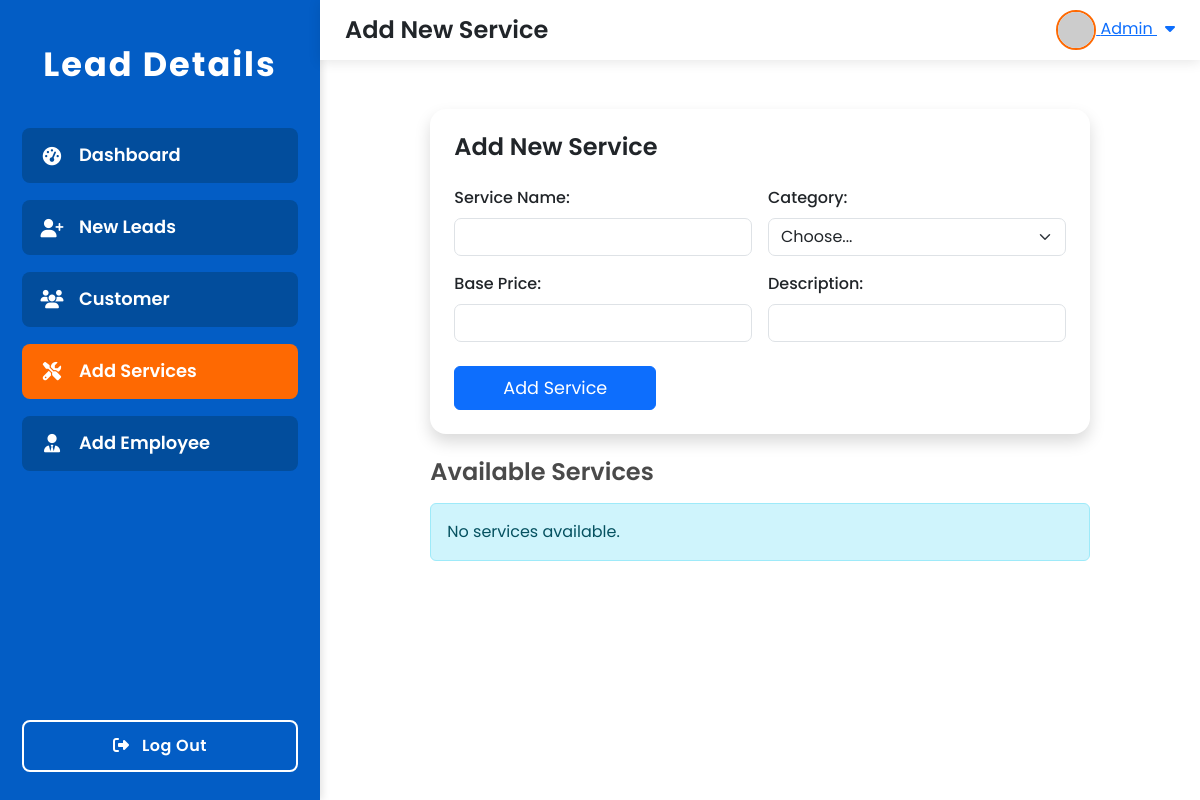
Before: /add-services/ with the older database file.
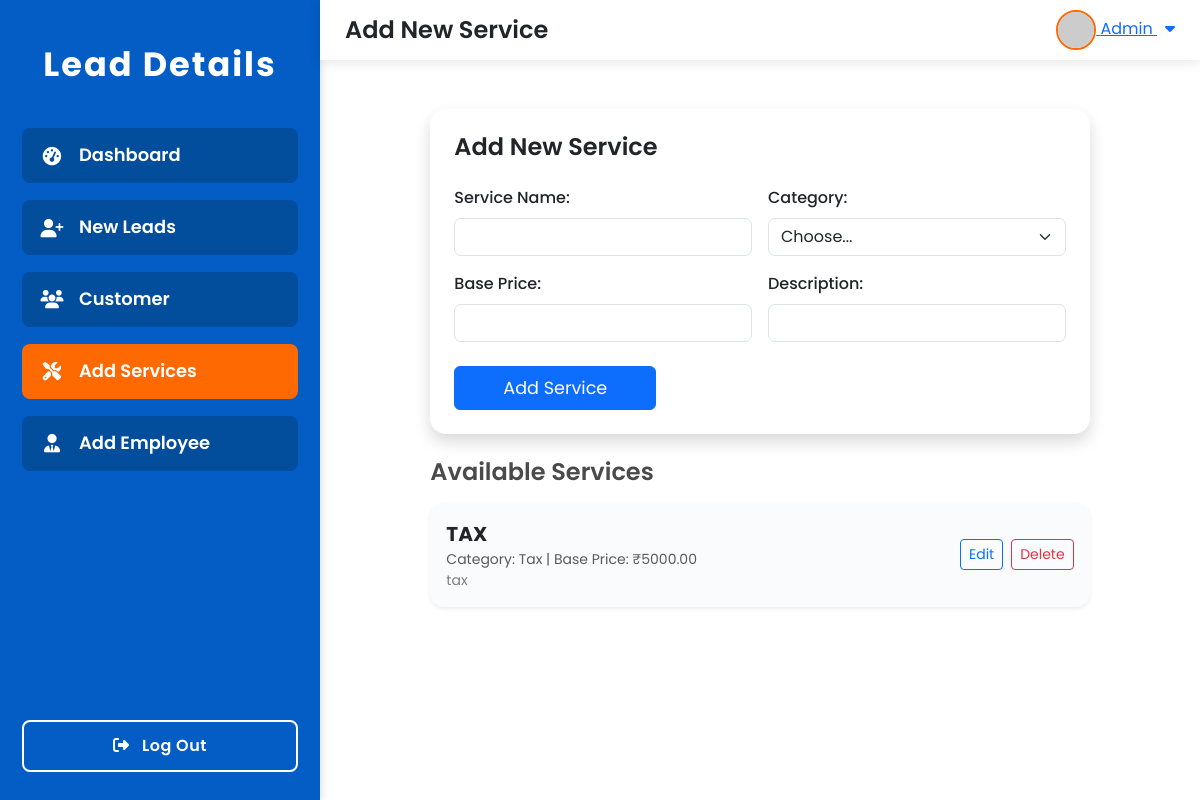
After: the same page with the newer database file.
### lead/models.py (models this page shows, shortened)
class Service(models.Model):
    CATEGORY_CHOICES = [
        ('Tax', 'Tax'),
        ('Registration', 'Registration'),
        ('Consultancy', 'Consultancy'),
        ('Filing', 'Filing'),
        ('Legal', 'Legal'),
    ]
    name = models.CharField(max_length=200)
    category = models.CharField(max_length=50, choices=CATEGORY_CHOICES)
    base_price = models.DecimalField(max_digits=10, decimal_places=2)
    description = models.TextField(blank=True, null=True)
    created_at = models.DateTimeField(auto_now_add=True)
    updated_at = models.DateTimeField(auto_now=True)
    class Meta:
        ordering = ['name']

### lead/views.py (the view, shortened to what this page needs)
# urls.py: path('add-services/', views.add_services, name='add_services'),
def add_services(request):
    services = Service.objects.all()
    return render(request, 'add_services.html', {'services': services})

### lead/templates/add_services.html (shortened to what this page needs)
{% extends 'base.html' %}
{% block page_title %}Add New Service{% endblock %}
{% block content %}
<div class="container my-4">
    <div class="row justify-content-center">
        <div class="col-12 col-lg-10">
            <div class="card shadow rounded-4 px-4 py-4 mb-4">
                <h4 class="fw-semibold mb-4">Add New Service</h4>
                <form method="post" autocomplete="off">
                    <div class="row g-3">
                        <div class="col-md-6">
                            <label for="service_name" class="form-label">Service Name:</label>
                            <input type="text" class="form-control" id="service_name" name="service_name" required>
                        </div>
                        <div class="col-md-6">
                            <label for="category" class="form-label">Category:</label>
                            <select class="form-select" id="category" name="category" required>
                                <option value="" selected disabled>Choose...</option>
                            </select>
                        </div>
                        <div class="col-md-6">
                            <label for="base_price" class="form-label">Base Price:</label>
                            <input type="number" class="form-control" id="base_price" name="base_price" min="0" step="0.01" required>
                        </div>
                        <div class="col-md-6">
                            <label for="description" class="form-label">Description:</label>
                            <input type="text" class="form-control" id="description" name="description">
                        </div>
                    </div>
                    <div class="mt-4 text-start">
                        <button type="submit" class="btn btn-primary px-5 py-2" style="font-size:1.1rem;">
                            Add Service
                        </button>
                    </div>
                </form>
            </div>
            <div>
                <h4 class="fw-semibold mb-3">Available Services</h4>
                {% if services %}
                <div class="row g-3">
                    {% for s in services %}
                    <div class="col-12">
                        <div class="card shadow-sm border-0 mb-2 p-3 d-flex flex-row justify-content-between align-items-center" style="background:#fafbfc;">
                            <div class="flex-grow-1">
                                <div class="fw-bold fs-5">{{ s.name }}</div>
                                <div class="text-muted small">
                                    Category: {{ s.category }} | Base Price: ₹{{ s.base_price }}
                                </div>
                                {% if s.description %}
                                    <div class="small text-black-50">{{ s.description }}</div>
                                {% endif %}
                            </div>
                            <div class="d-flex gap-2 ms-2">
                                <a href="{% url 'edit_service' s.id %}" class="btn btn-outline-primary btn-sm">
                                    Edit
                                </a>
                                <form method="post" action="{% url 'delete_service' s.id %}" class="mb-0">
                                    <button type="submit" class="btn btn-outline-danger btn-sm" onclick="return confirm('Are you sure you want to delete this service?')">
                                        Delete
                                    </button>
                                </form>
                            </div>
                        </div>
                    </div>
                    {% endfor %}
                </div>
                {% else %}
                <div class="alert alert-info">No services available.</div>
                {% endif %}
            </div>
        </div>
    </div>
</div>
{% endblock %}

### lead/templates/base.html (shortened to what this page needs)
{% load static %}
<!DOCTYPE html>
<html lang="en">
<head>
    <link href="https://cdn.jsdelivr.net/npm/bootstrap@5.3.0/dist/css/bootstrap.min.css" rel="stylesheet" />
    <link href="https://cdnjs.cloudflare.com/ajax/libs/font-awesome/6.4.0/css/all.min.css" rel="stylesheet" />
</head>
<body>
<div class="wrapper">
    <nav class="sidebar" id="sidebarNav">
        <div class="sidebar-heading">Lead Details</div>
        <div class="menu-list">
            <a href="{% url 'dashboard' %}" class="text-decoration-none">
                <button type="button" class="menu-btn {% if request.resolver_match.url_name == 'dashboard' %}active{% endif %}">
                    <i class="fas fa-tachometer-alt"></i> Dashboard
                </button>
            </a>
            <a href="{% url 'new_lead' %}" class="text-decoration-none">
                <button type="button" class="menu-btn {% if request.resolver_match.url_name == 'new_lead' %}active{% endif %}">
                    <i class="fas fa-user-plus"></i> New Leads
                </button>
            </a>
            <a href="{% url 'customer' %}" class="text-decoration-none">
                <button type="button" class="menu-btn {% if request.resolver_match.url_name == 'customer' %}active{% endif %}">
                    <i class="fas fa-users"></i> Customer
                </button>
            </a>
            <a href="{% url 'add_services' %}" class="text-decoration-none">
                <button type="button" class="menu-btn {% if request.resolver_match.url_name == 'add_services' %}active{% endif %}">
                    <i class="fas fa-tools"></i> Add Services
                </button>
            </a>
            <a href="{% url 'add_employee' %}" class="text-decoration-none">
                <button type="button" class="menu-btn {% if request.resolver_match.url_name == 'add_employee' %}active{% endif %}">
                    <i class="fas fa-user-tie"></i> Add Employee
                </button>
            </a>
        </div>
        <div class="sidebar-footer">
            <form action="{% url 'logout' %}" method="post">
                <button class="logout-btn" type="submit">
                    <i class="fas fa-sign-out-alt me-2"></i> Log Out
                </button>
            </form>
        </div>
    </nav>
    <div class="main-content" id="mainContent">
        <header class="header" id="pageHeader">
            <div class="page-title">
                {% block page_title %}Dashboard{% endblock %}
            </div>
            <div class="header-right">
                <div class="user-dropdown" id="userDropdown">
                    <a href="#" class="user-dropdown-toggle" id="userDropdownToggle" aria-haspopup="true" aria-expanded="false">
                        <img src="https://ui-avatars.com/api/?name=Admin&background=random&rounded=true" alt="Admin avatar" style="width:40px; height:40px; border-radius:50%; border:2px solid #fe6902;" />
                        Admin
                        <i class="fas fa-caret-down ms-2"></i>
                    </a>
                </div>
            </div>
        </header>
        <main class="content-wrapper">
            {% block content %}{% endblock %}
        </main>
    </div>
</div>
</body>
</html>

### lead/templates/base.html (style rules this page uses)
:root { --menu-bg: #035dc5; --menu-highlight: #fe6902; --menu-item-bg: #024d9c; --menu-item-hover: #1677ff; --sidebar-width: 320px; --header-height: 60px; --transition-speed: 0.3s; }
html, body { height: 100%; margin: 0; padding: 0; font-family: 'Poppins', Arial, sans-serif; background: #0366c3; color: #4a4a4a; overflow-y: auto; }
.wrapper { display: flex; min-height: 100vh; }
.sidebar { width: var(--sidebar-width); background-color: var(--menu-bg); color: #fff; display: flex; flex-direction: column; padding: 40px 22px 28px; height: 100vh; position: fixed; left: 0; top: 0; z-index: 1100; box-shadow: 2px 0 8px rgba(0, 0, 0, 0.12); transition: margin-left var(--transition-speed) ease; }
.sidebar-heading { font-size: 2.1rem; font-weight: 700; text-align: center; margin-bottom: 38px; letter-spacing: 2px; }
.menu-list { flex-grow: 1; }
.menu-btn { display: flex; align-items: center; width: 100%; background: var(--menu-item-bg); border: none; color: #fff; font-size: 1.12rem; font-weight: 600; border-radius: 8px; padding: 14px 18px; margin-bottom: 17px; cursor: pointer; transition: background-color var(--transition-speed), color var(--transition-speed); text-align: left; user-select: none; }
.menu-btn i { margin-right: 15px; font-size: 1.15rem; width: 24px; text-align: center; }
.menu-btn.active { background-color: var(--menu-highlight); color: #fff; }
.sidebar-footer { margin-top: auto; text-align: center; }
.logout-btn { width: 100%; background: transparent; border: 2px solid #fff; color: #fff; border-radius: 8px; padding: 12px 0; font-size: 1rem; font-weight: 600; letter-spacing: 0.5px; cursor: pointer; transition: background-color var(--transition-speed), color var(--transition-speed); }
.main-content { margin-left: var(--sidebar-width); background: #fff; min-height: 100vh; width: 100%; display: flex; flex-direction: column; overflow: auto; }
header.header { position: fixed; top: 0; left: var(--sidebar-width); height: var(--header-height); width: calc(100% - var(--sidebar-width)); background: #fff; box-shadow: 0 2px 12px rgba(0, 0, 0, 0.1); display: flex; align-items: center; justify-content: space-between; padding: 0 25px; z-index: 1200; transition: left var(--transition-speed), width var(--transition-speed); }
.page-title { font-size: 1.5rem; font-weight: 600; color: #212529; user-select: none; }
.header-right { display: flex; align-items: center; gap: 20px; }
.content-wrapper { padding: calc(var(--header-height) + 25px) 30px 30px 30px; flex-grow: 1; }

### lead/templates/add_services.html (style rules this page uses)
.card { border-radius: 14px; border: none; }
input, select { border-radius: 7px !important; }
label { font-weight: 500; }

Changed rows visible on the page:
added Service: name "TAX", category "Tax", base_price "5000.00", description "tax"
Other visible differences:
text no longer shown: "No services available."
